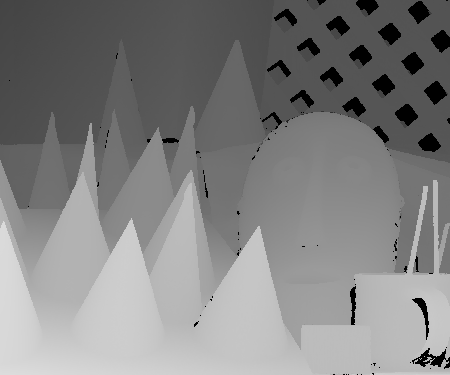
//> input picture dataset/test/cones/disp2.png, 450 x 375 px
$ ./main   (built with g++ and OpenCV 4)
//> lines starting //> are read from the running program, lines starting //| are printed output that depends on the picture; after the words box and inside, x2 and y2 are one past the last pixel; in counts of white or black regions, pixels touching at a corner belong together; pictures that were not available may be replaced by others from this repository, and a replacement may not be noted

#include <opencv2/imgproc/imgproc.hpp>
#include <opencv2/core/core.hpp>
#include <opencv2/opencv.hpp>

#include "Timer.h"
#include "Cost.h"
#include "DynamicImage.h"
#include "DynamicImageWithRange.h"
#include "Utils.h"
#include "Properties.h"
#include "PostProcessing.h"
#include "Process.h"

using namespace cv;
using namespace std;

// [57 lines left out: functions test, test2, not called in this run]

std::ofstream logger("log.txt");

void calError(){
	const string path("X:\\Dropbox\\SGM\\dataset\\test\\");
	const Mat dispReal = imread(path + "cones//disp2.png", 0);
//> dispReal is the input picture: 375 rows x 450 cols, CV_8UC1; min 0, max 220, mean 129.8
	const Mat disp = imread(path + "disps/cones.png", 0);
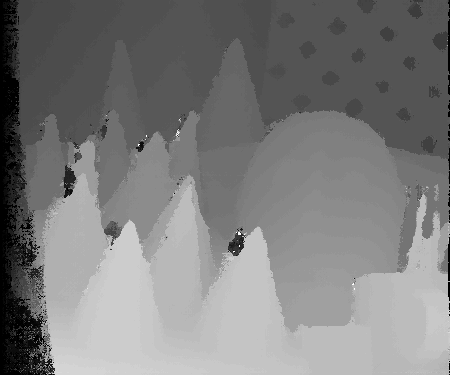
//> input picture dataset/test/disps/cones_RANGE.png, 450 x 375 px, given in place of cones.png, which was not available
//> disp is the input picture: 375 rows x 450 cols, CV_8UC1; min 0, max 255, mean 124.9
	const Mat diff = disp.clone();
	cv::absdiff(dispReal, disp, diff);
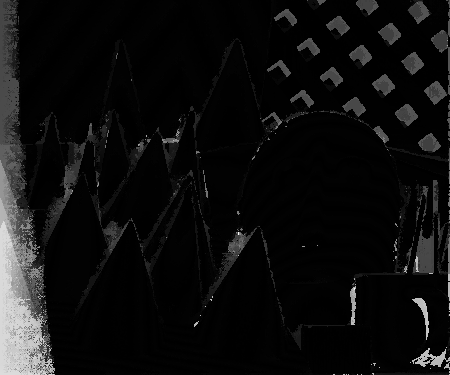
//> diff: 375 rows x 450 cols, CV_8UC1; min 0, max 255, mean 14.7

	int threshold = 2;
	const Mat binDiff = disp.clone();
	cv::threshold(diff, binDiff, threshold, 255, cv::THRESH_BINARY_INV);
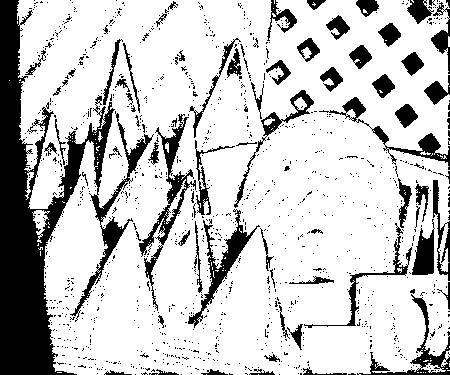
//> binDiff: 375 rows x 450 cols, CV_8UC1; 78.3% white; 1147 black regions (1075 under 20 px), largest, box (x1, y1, x2, y2) and area: (0, 0, 154, 375) 16915, (139, 114, 196, 311) 1822, (188, 209, 260, 328) 1419
	logger << "Bad pixels "
		<< sum(binDiff / 255) / (disp.size().width * disp.size().height)
		<< " penalty1 " << penalty1 << " penalty2 " << penalty2 << "\n";
//> (this line was passed over: penalty1 is not available in this run)
}

// [11 lines left out: function main, not called in this run]
//todo бага в рэндж подсчете


//Bad pixels [0.786412, 0, 0, 0] penalty1 19 penalty2 33 - blur + uniq -
//Bad pixels [0.775164, 0, 0, 0] penalty1 19 penalty2 33 - blur - uniq -
//Bad pixels [0.768847, 0, 0, 0] penalty1 19 penalty2 33 - blur - uniq +

//6464 ms

// added to run one function of the file
int main() { calError(); }
